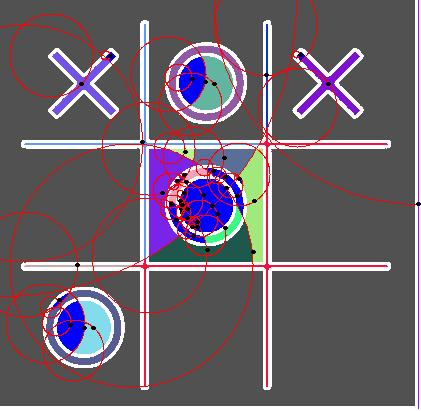
#> input picture lab11/FormasyAreas1.jpg, 421 x 411 px
$ python -i todo.py   (imports and definitions only)   (Python 2 division)
#> lines starting #> are read from the running program, lines starting #| are printed output that depends on the picture
from time import *
import sys
from Tkinter import *
import Tkinter
from PIL import Image, ImageTk
import random
import math
from math import pi
import ImageDraw

def ventana(foto,ancho,alto,titulo):# creacion de  ventana de grises
    x=0#Cordenadas de posicion de la ventana
    y=0
    ventana= Tkinter.Tk()#Creacion de ventana
    ventana.title(titulo)#Titulo de ventana
    ventana.geometry("%dx%d+%d+%d" % (ancho,alto,x,y))#Tamano y posicio
    tkimage=ImageTk.PhotoImage(foto)#Se convierte la imagen en un objeto tk
    Tkinter.Label(ventana,image=tkimage).pack()#Colocar imagen en venta
    ventana.mainloop()

def convolucion(foto,ancho,alto):
    t_in=time()
    gx=[]
    gy=[]
    magnitud=[]
    Gx=([-1,0,1],[-2,0,2],[-1,0,1])#Formulas Convolucion
    Gy=([1,2,1],[0,0,0],[-1,-2,-1])
    pixeles=foto.load()
    for i in range(alto):
        gx.append([])
        gy.append([])
        for j in range(ancho):
            sumx=0
            sumy=0
            for x in range(len(Gx[0])):
                for y in range(len(Gy[0])):
                    try:
                        sumx +=(pixeles[j+y,i+x][0]*Gx[x][y])
                        sumy +=(pixeles[j+y,i+x][0]*Gy[x][y])
                    except:
                        pass
                    Gradiente_Horizontal=pow(sumx,2)#Formulas para obtener el gradiente
                    Gradiente_Vertical=pow(sumy,2)
                    Magnitud=int(math.sqrt(Gradiente_Horizontal+Gradiente_Vertical))
                    gx[i].append(sumx)
                    gy[i].append(sumy)
                    pixeles[j,i]=(Magnitud,Magnitud,Magnitud)
    t_fi=time()
    tot=t_fi-t_in
    print "Tiempo bordes:"+str(tot)+"segundos"
    return foto,gx,gy

def filtro(foto,ancho,alto):#Funcion para realiza el filtrado
    t_in=time()
    pixeles=foto.load() #Cargar imagen
    for i in range(ancho):#Se recogrre la imagen
        for j in range(alto):
            con=0#Contador
            promedio=0
            (r,g,b)=foto.getpixel((i,j))
            try:
                if(pixeles[i+1,j]):#Vecinos derecho
                    promedio+=pixeles[i+1,j][0]
                    con+=1
            except:
                pass
            try:
                if(pixeles[i-1,j]):#Vecino izq
                    promedio+=pixeles[i-1,j][0]
                    con+=1
            except:
                pass
            try:
                if(pixeles[i,j+1]):#Vecino arriba
                    promedio+=pixeles[i,j+1][0]
                    con+=1
            except:
                pass
            try:
                if(pixeles[i,j-1]):#Vecino abajo
                    promedio+=pixeles[i,j-1][0]
                    con+=1
            except:
                pass
            Total=promedio/con#Promedio entre vecinos disponibles
            pixeles[i,j]=(Total,Total,Total)
    t_fi=time()
    tot=t_fi-t_in
    print "Tiempo de filtro:"+str(tot)+"segundos"
    return foto

def binarizacion(foto,ancho,alto):
    x=194
    print "Valor maximo binarizacion:"+str(x)
    pixeles=foto.load()
    for i in range(ancho):
        for j in range(alto):
            (r,g,b)=foto.getpixel((i,j))
            promedio=int((r+g+b)/3)
            if promedio > x:
                pixeles[i,j]=(255,255,255)
            else:
                pixeles[i,j]=(0,0,0)
    return foto

def formas(foto,ancho,alto):
    centro=[]
    contador=[]
    colores=[]
    figuras=[]
    pixeles=foto.load()#Cargar imagen
    radius = []
    coors = []
    for i in range(ancho):#Recorrer imagen
        for j in range (alto):
            if pixeles[i,j]==(0,0,0):#Si el pixel actual es negro
                col1=random.randint(0,255)
                col2=random.randint(0,255)#Se genera un color random
                col3=random.randint(0,255)
                r,g,b=(col1,col2,col3)
                cont,color,centro1,centro2,cordenadas,actual=bfs(foto,(i,j),(r,g,b),ancho,alto)#Se llama al bfs
                contador.append(cont)#Se agrega a la cadena contador el numero de pixeles sumados en el recorrido anterior
                colores.append(color)#Se agrega el color que se uso en el recorrido pasado
                try:
                    centros=((sum(centro1)/float(len(centro1)),sum(centro2)/float(len(centro2))))#Formula para obtener los centros
                    centro.append(centros)
                    figura,x1,y1 = circulos(foto,actual,centros,cont,color)#figura es color, radio es del punto actual(x1,y1) al centro
                    coors.append(x1,y1)
                    for i in range(ancho):
                        for j in range(alto):
                            if pixeles[i,j]==figura:
                                pixeles[i,j]=(0,0,255)
                except:
                    pass
    maximo=contador.index(max(contador))#Se obtiene el valor mas alto de la cadena contador
    gris=colores[maximo]#Se obtiene el color usado en el valor mas alto del contador
    for i in range(ancho):#Recorrer imagen para repintar el area mas grande por gris
        for j in range(alto):
            if pixeles[i,j]==gris:
                       pixeles[i,j]=(81,81,81)
    draw=ImageDraw.Draw(foto)#Pintamos un circulo en cada uno de los centros que se almacenaron en la lista centro
    for i,recor in enumerate(centro):
        draw.ellipse((recor[0]-2,recor[1]-2,recor[0]+2,recor[1]+2),fill=(0,0,0))
        #etiqueta = Label(text=i)#Se coloca la etiqueta de la figura
        #etiqueta.place(x = recor[0]+16,y = recor[1])

    return foto

def bfs(foto,actual,color,ancho,alto):
    pixeles=foto.load()
    con=0
    cola=[]#Se crea la cola
    cordenadas=[]
    centro_i=[]
    centro_j=[]
    puntos=[]
    cola.append(actual)#Se agrega el valor actual a la cola
    act=actual
    partida=pixeles[actual]#punto de partida
    #print actual
    while len(cola)>0:#Mientras existan valores en la cola hacer...
        (x,y)=cola.pop(0)#Removemos el valor de la cola
        actual=pixeles[x,y]#actual toma el valor de la cola
        if actual==partida or actual ==color:#Si el pixel actual es igual al punto de partida o color

            try:
                if (pixeles[x-1,y]):#Revisar vecino izq
                    if (pixeles[x-1,y]==partida):#Si rgb de vecino izq es igual a punto de partida
                        pixeles[x-1,y]=color#Pintar pixel de color
                        cola.append((x-1,y))#Y agregar a cola
                        con+=1
                        centro_i.append((x-1))#Agregar a lista para obtener los centros
                        centro_j.append((y))
                        cordenadas.append((x-1,y))
            except:
                pass

            try:
                if (pixeles[x+1,y]):#Revisar vecino der
                    if (pixeles[x+1,y]==partida):#Lo mismo vecino der
                        pixeles[x+1,y]=color
                        cola.append((x+1,y))
                        con+=1
                        centro_i.append((x+1))
                        centro_j.append((y))
                        cordenadas.append((x+1,y))
            except:
                pass
            try:
                if (pixeles[x,y-1]):#Revisar vecino abajo
                    if (pixeles[x,y-1]==partida):#Lo mismo vecino abajo
                        pixeles[x,y-1]=color
                        cola.append((x,y-1))
                        con+=1
                        centro_i.append((x))
                        centro_j.append((y-1))
                        cordenadas.append((x,y-1))

            except:
                pass

            try:
                if (pixeles[x,y+1]):#Revisar vecino arriba
                    if (pixeles[x,y+1]==partida):#Lo mismo vecino arriba
                        pixeles[x,y+1]=color
                        cola.append((x,y+1))
                        con+=1
                        centro_i.append((x))
                        centro_j.append((y+1))
                        cordenadas.append((x,y+1))
            except:
                pass

    return con,color,centro_i,centro_j,cordenadas,act

def umbral(foto,ancho,alto):#Funcion para generar la imagen umbral
    minimo=10#valores para usar en el umbral
    maximo=200
    print "Valor minimo: "+str(minimo)
    print "Valor maximo: "+str(maximo)
    pixeles=foto.load()#cargar la imagen
    for i in range(ancho):#Se recorre los pixeles de la imagen
        for a in range(alto):
            (r,g,b)=foto.getpixel((i,a))
            promedio=int((r+g+b)/3)#Obtenemos el promedio de cada pixel
            if promedio <minimo: #Se hace la comparacion con los valores
                promedio=0
            if promedio >=maximo:
                promedio=255
            pixeles[i,a]=(promedio,promedio,promedio)#Se sustituye el valor de rgb segun sea
    return foto

def escala(foto,ancho,alto):#Creacion de imagen con escala de grises
    pixeles=foto.load()#Proceso igual que el del umbral pero sin las comparaciones
    for i in range(ancho):
        for a in range(alto):
            (r,g,b)=foto.getpixel((i,a))
            promedio=int((r+g+b)/3)
            pixeles[i,a]=(promedio,promedio,promedio)
    return foto

def circulos(foto,actual,centro,cont,color):
    print "------------------------------"
    x1,y1=actual # inicio
    x2,y2=centro #centro
    print x1
    print x2

    print "punto de inicio:"+str(actual)
    print "Centro:"+str(centro)
    area=cont
    print "Area de figura en revision:"+str(area)
    radio=math.sqrt((x2-x1)**2+(y2-y1)**2)
    print radio
    final = radio*2 #diametro

    print "Radio de posible circulo:"+str(radio)
    comprobar_area=(pi*(radio**2))
    print "Area de posible circulo:"+str(comprobar_area)
    if(comprobar_area-500)<area<(comprobar_area+500):
        print "La figura es un circulo"
        draw= ImageDraw.Draw(foto)
        draw.ellipse((x1-radio,y1-radio,x1+radio,y1+radio),outline = (255,0,0))
        return color,x1,y1 #regresa en figura
    else:
        print "Esta figura no es un circulo"
        draw= ImageDraw.Draw(foto)
        draw.ellipse((x1-radio,y1-radio,x1+radio,y1+radio),outline = (255,0,0))

def comparar(foto,ancho,alto):
    pixeles = foto.load()
    figuraA=[]
    contador = []
    colores = []
    for i in range(ancho):
        for j in range(alto):
                if pixeles[i,j] ==(255,255,255):
                    col1=random.randint(0,255)
                    col2=random.randint(0, 255)#Se genera un color random
                    col3=random.randint(0,255)
                    r,g,b=(col1,col2,col3)
                    cont,color,centro1,centro2,cordenadas,actual=bfs(foto,(i,j),(r,g,b),ancho,alto)
                    contador.append(cont)#Se agrega a la cadena contador el numero de pixeles sumados en el recorrido anterior
                    colores.append(color)#Se agrega el color que se uso en el recorrido pasado
    print contador
    maximo=contador.index(max(contador))
    gris = colores[maximo]
    for j in range(alto):
        if pixeles[i,j]==gris:
            pixeles[i,j] = (81,81,81)
    return foto

def main():
    img= str(raw_input('Nombre de imagen: '))#Pedir imagen
#> the answer given: FormasyAreas1.jpg
    foto=Image.open(img)#Abrir la imagen
#> foto is the input picture: PIL image 421x411 RGB; mean R, G, B 107.8, 98.9, 109.4
    ancho,alto=foto.size
#> ancho = 421; alto = 411
    escalada=escala(foto,ancho,alto)
    escalada.save('escalada.jpg')
    titulo="Escala de grises"
    foto=Image.open(img)
    umbrales=umbral(foto,ancho,alto)
    umbrales.save('umbral.jpg')
    titulo="Umbrales"
    #ventana(umbrales,ancho,alto,titulo)
    foto=Image.open('escalada.jpg')
    filtrada=filtro(escalada,ancho,alto)
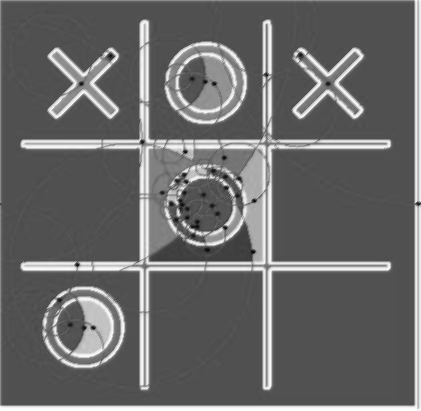
#> filtrada: PIL image 421x411 RGB; min 9, max 253, mean 104.9
    filtrada.save('filtro.jpg')
    titulo="Filtro"
    #ventana(filtrada,ancho,alto,titulo)
    bordes,gx,gy=convolucion(filtrada,ancho,alto)
#> after the loop in convolucion, `for i in range(alto):`: gx = 411 items
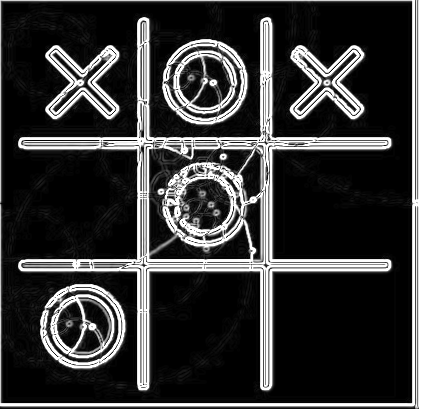
#> bordes: PIL image 421x411 RGB; min 0, max 255, mean 53.6
#> gx = 411 items; gy = 411 items
    bordes.save('Convolucion.jpg')
    titulo="Convolucion_Bordes"
    bordes=Image.open('Convolucion.jpg')
    binaria=binarizacion(bordes,ancho,alto)
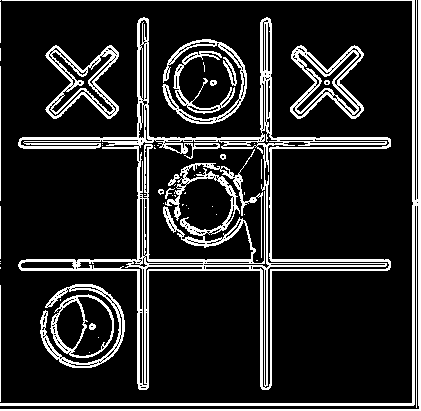
#> binaria: PIL image 421x411 RGB; 15.3% white in thin lines or dots
    binaria.save('Binarizacion.jpg')
    titulo="Binarizacion"
    #ventana(binaria,ancho,alto,titulo)
    form=formas(binaria,ancho,alto)
#> after the loop in formas, `for i in range(ancho):#Recorrer imagen`:
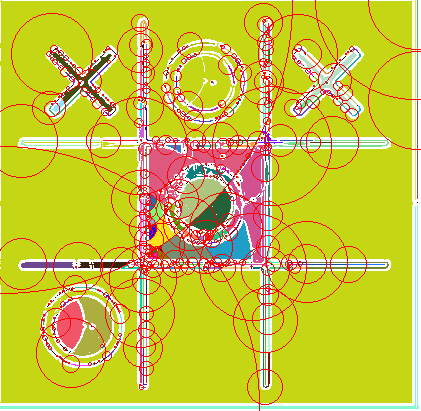
#> foto: PIL image 421x411 RGB; mean R, G, B 203, 196.3, 61.6
#> after the loop in formas, `for i in range(ancho):#Recorrer imagen`: centro = 415 pairs, first value 43 to 417, second value 20.67 to 387; colores = 633 items, first 6: (197, 215, 20), (132, 248, 207), (155, 244, 183), (111, 71, 144), (71, 48, 128), (75, 158, 50); contador = 633 values, max 123425 at index 0, min 0 at index 9, mean 230.3; coors = []
#> in formas, `maximo=contador.index(max(contador))#Se obtiene el valor mas alto de l..`: maximo = 0
#> in formas, `gris=colores[maximo]#Se obtiene el color usado en el valor mas alto de..`: gris = (197, 215, 20)
#> in formas, `draw=ImageDraw.Draw(foto)#Pintamos un circulo en cada uno de los centr..`:
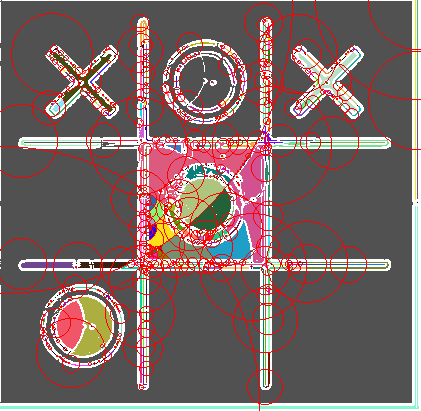
#> foto: PIL image 421x411 RGB; mean R, G, B 123.9, 104.9, 103.2
#> the loop in formas, `for i,recor in enumerate(centro):` made 415 passes
#> recor on passes 1 to 3: (210.8, 204.1), (258.9, 382.5), (57.8, 142.5)
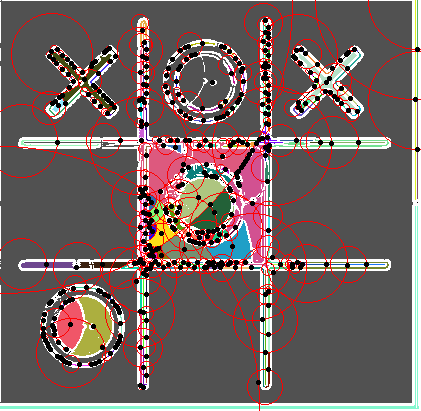
#> form: PIL image 421x411 RGB; mean R, G, B 113.5, 98.6, 96.9
    form.save('FormasyAreas.jpg')
    titulo="FormasyAreas"
    compara = comparar(form,ancho,alto)
#> after the loop in comparar, `for i in range(ancho):`:
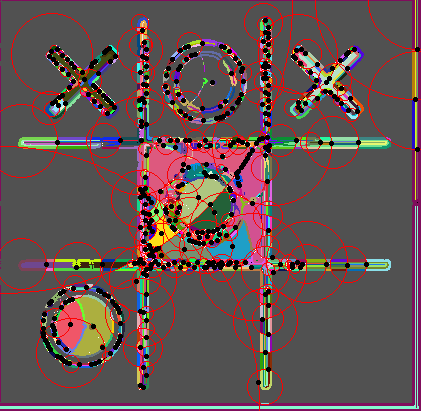
#> foto: PIL image 421x411 RGB; mean R, G, B 98.7, 81.2, 81.4
    compara.save("detectaArea.jpg")
# [1 line not run here, left out]

>>> result = main()
